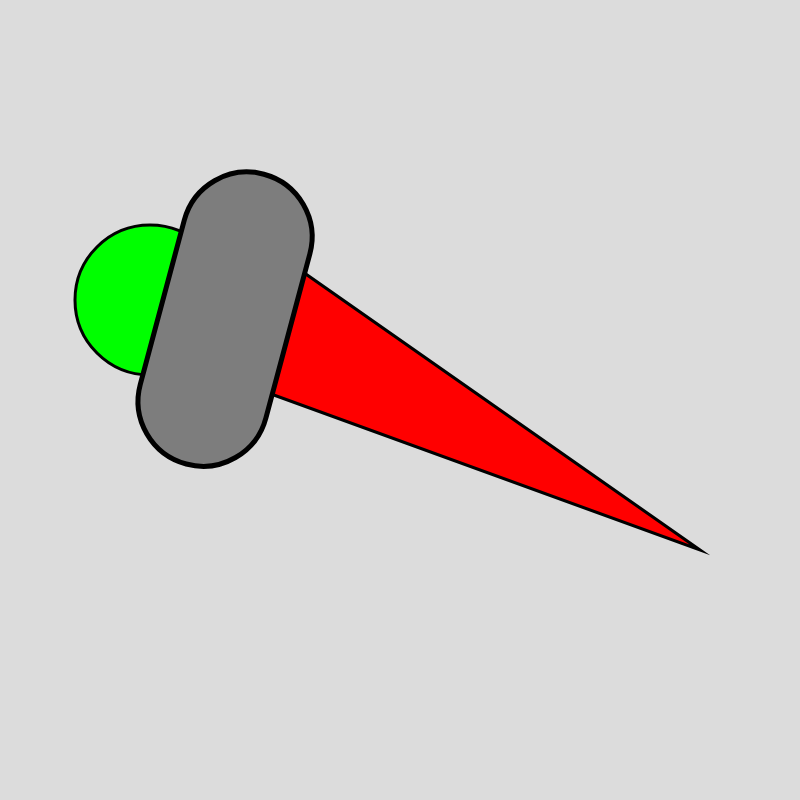
Frame 1 (no input)
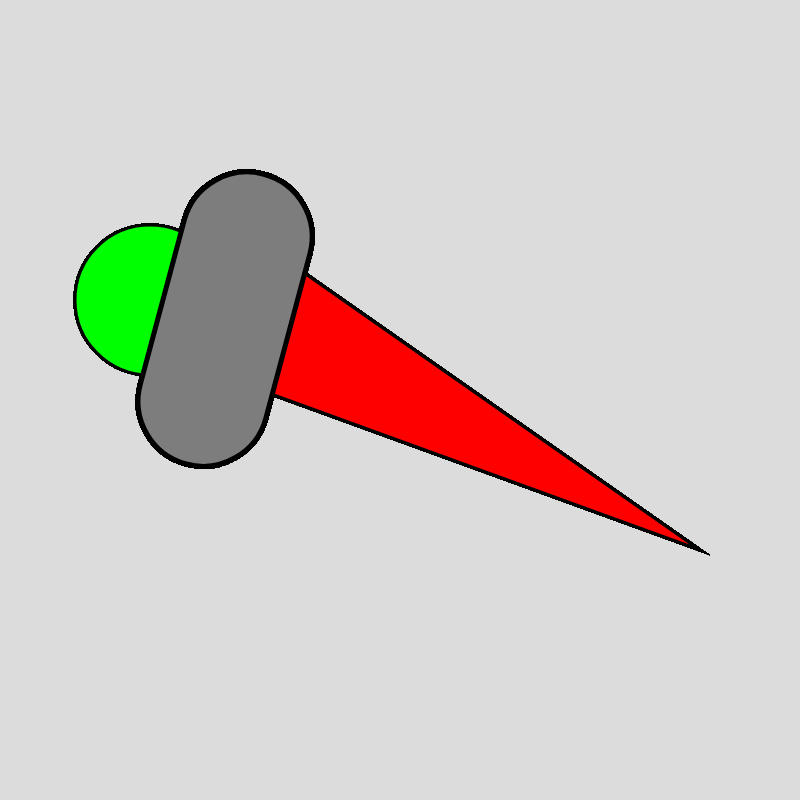
Frame 60 (no input)
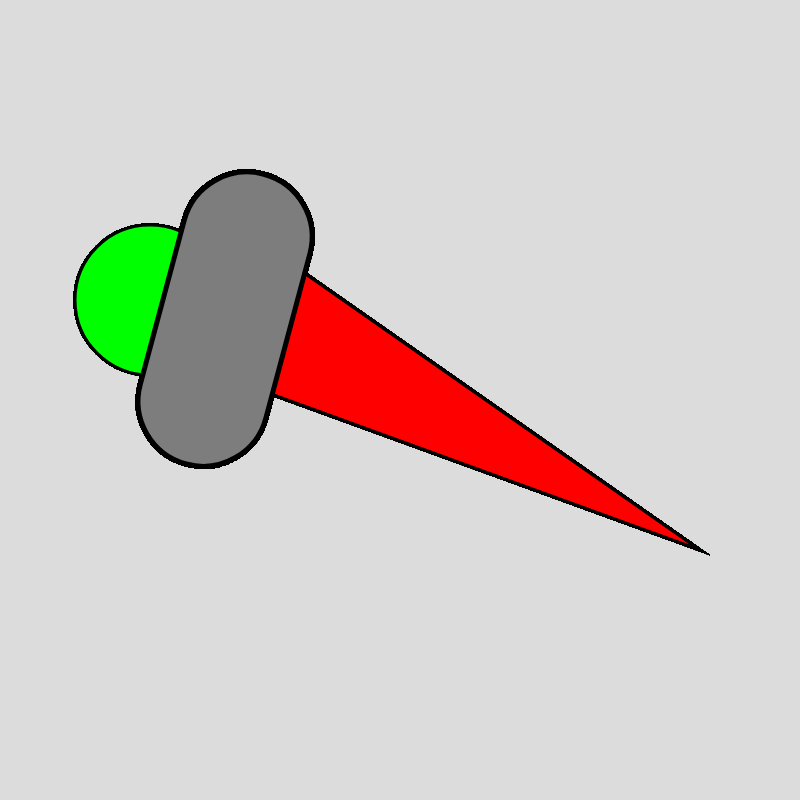
Frame 120 (the mouse pressed at the canvas centre since frame 60)

The p5.js sketch that drew these frames (run headless with seeded random() and noise() and a simulated clock; from frame 60 on, the mouse is pressed at the canvas centre):

// p5.js sketch
// ── sketch.js
// Alvin Yang - unidentified flying thing
function setup() {
	createCanvas(800, 800);
  	background(220);
}
function draw() {
	strokeWeight(3)
	fill (0, 255, 0)
circle(150, 300, 150);
fill(255, 0, 0)
angleMode(DEGREES);
triangle (200, 200, 150, 350, 700, 550)
rotate(105);
strokeWeight (2);
rectMode(CENTER);
strokeWeight (5); 
fill (125,125,125)
rect (250, -300, 300, 130, 150);
}
